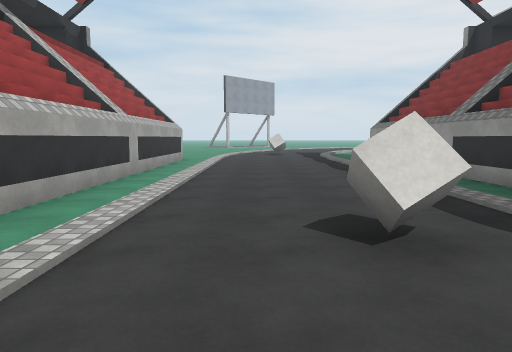
view 1 (above)

15 first-person views from a walk through a scene from a Unity 3-D project. The camera is 1.4 m above the floor, tilts 6° down and sees 70° across. The floor is counted in squares, 2 m on a side. Each view is taken from the middle of a square. On the plan, view 1 faces up. The plan holds only what a view shows up to about 11 squares ahead; the rest is blank. The place goes on beyond the plan. Surface patterns are stand-ins for the level's own textures.

view 2
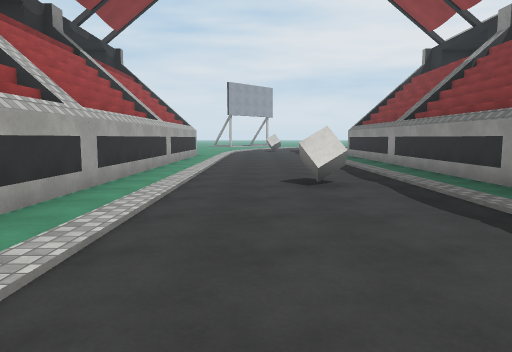

view 3
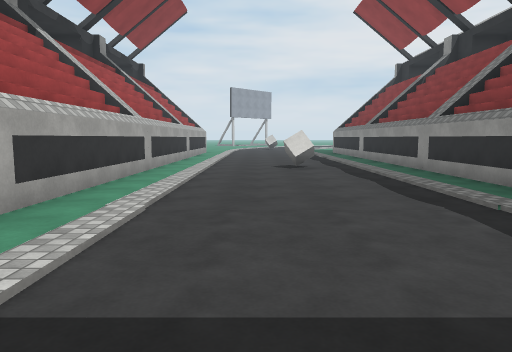

view 4
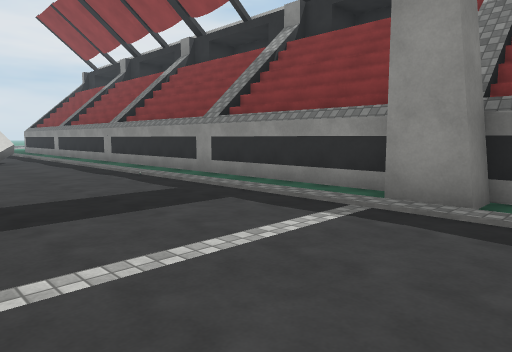

view 5
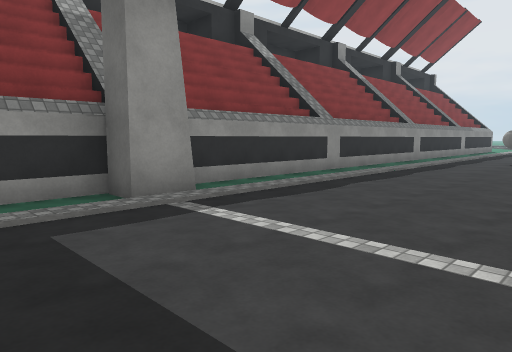

view 6
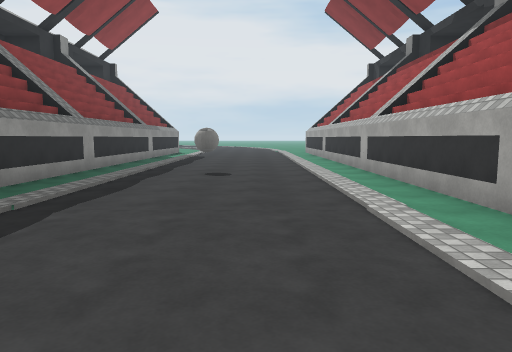

view 7
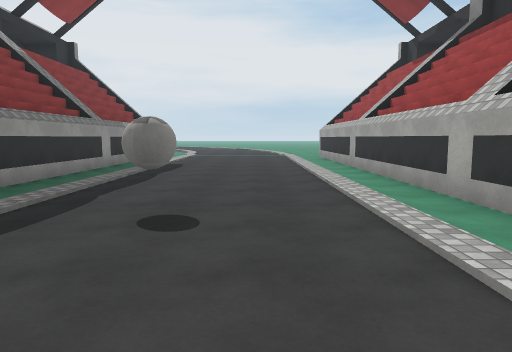

view 8
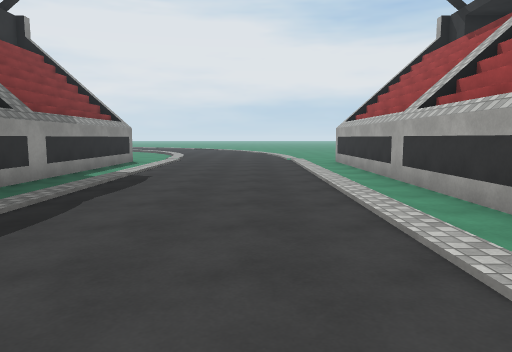

view 9
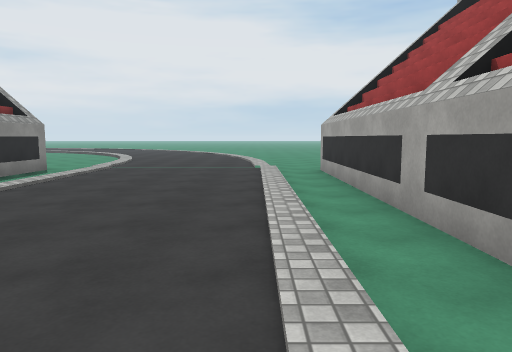

view 10
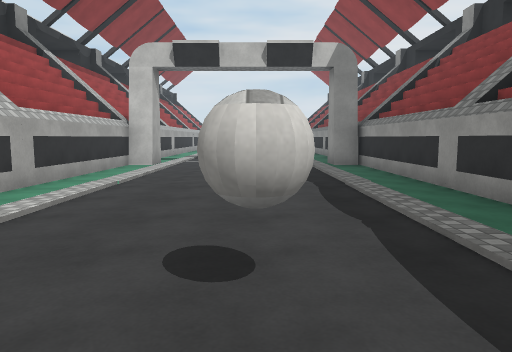

view 11
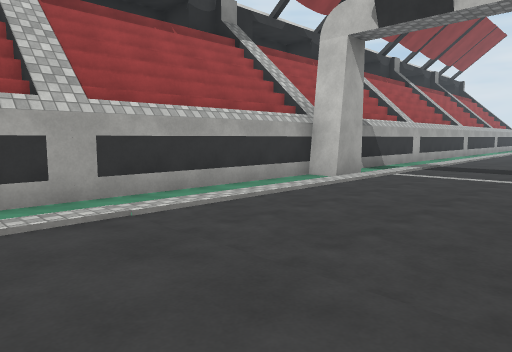

view 12
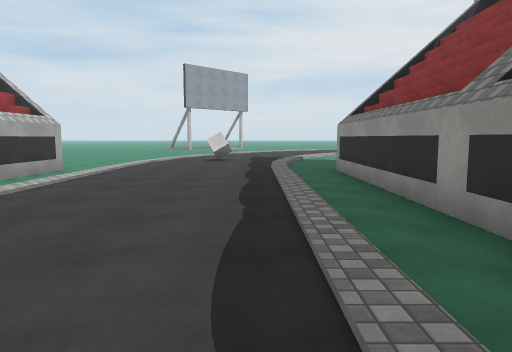

view 13
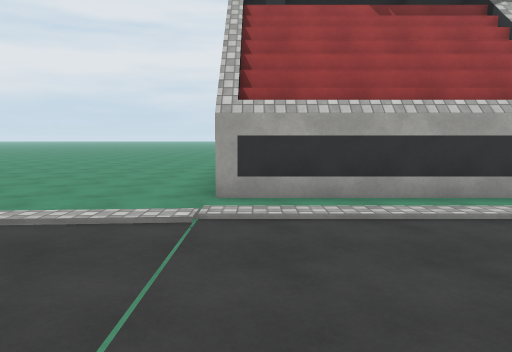

view 14
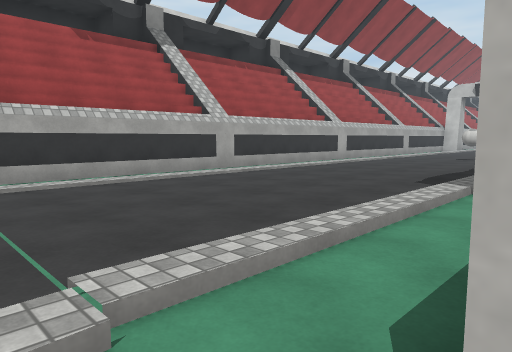

view 15
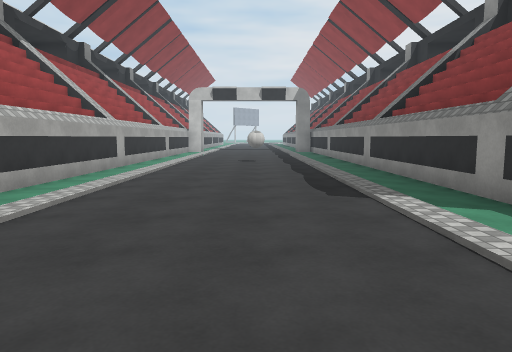

### Floor plan
Key: @ floor where view 1 was taken; # wall or solid block; . floor; / step, stairs or slope; C cube; B ball.
Columns run from 5 left of view 1 to 4 right of it. Each row starts with its distance up from view 1.
 13   ........
 12   #......#
 11   #......#
 10   #......#
  9   #......#
  8   #......#
  7   #......#
  6   #......#
  5   #......#
  4   #......#
  3   #...C..#
  2   #......#
  1   #......#
  0   #..@...#
 -1   #......#
 -2   #......#
 -3   #......#
 -4   #......#
 -5   #......#
 -6   #......#
 -7   ##.....#
 -8   ##.....#
 -9   #......#
-10   #......#
-11   #......#
-12   #......#
-13   #......#
-14   #......#
-15   #......#
-16   #...B..#
-17   #......#
-18   #......#
-19   #......#
-20   #......#
-21   #......#
-22   #......#
-23   #......#
-24   #......#
-25   #......#
-26   #......#
-27   #......#
-28 ......../.

Positions as (right, up) in squares from view 1, and headings:
1: (0, 0), facing up
2: (0, -3), facing up
3: (0, -6), facing up
4: (-1, -9), facing up-right
5: (-1, -5), facing down-right
6: (0, -9), facing down
7: (0, -13), facing down
8: (0, -16), facing down
9: (-1, -19), facing down
10: (1, -18), facing up
11: (2, -14), facing up-left
12: (2, 4), facing up
13: (2, -27), facing left
14: (4, -28), facing up-left
15: (1, -27), facing up
